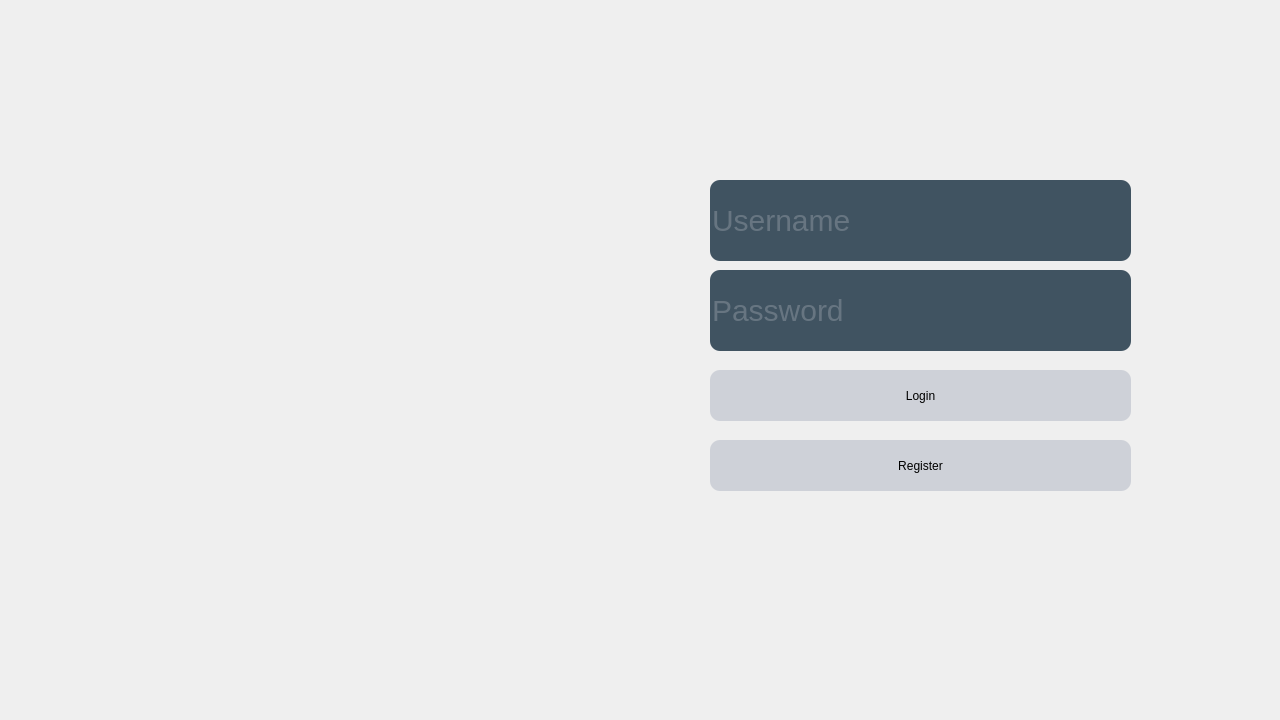
<?xml version="1.0" encoding="UTF-8"?>
<ui version="4.0">
 <class>Dialog</class>
 <widget class="QDialog" name="Dialog">
  <property name="geometry">
   <rect>
    <x>0</x>
    <y>0</y>
    <width>1280</width>
    <height>720</height>
   </rect>
  </property>
  <property name="sizePolicy">
   <sizepolicy hsizetype="Minimum" vsizetype="Fixed">
    <horstretch>0</horstretch>
    <verstretch>0</verstretch>
   </sizepolicy>
  </property>
  <property name="minimumSize">
   <size>
    <width>1280</width>
    <height>720</height>
   </size>
  </property>
  <property name="maximumSize">
   <size>
    <width>16777215</width>
    <height>16777215</height>
   </size>
  </property>
  <property name="baseSize">
   <size>
    <width>4</width>
    <height>0</height>
   </size>
  </property>
  <property name="windowTitle">
   <string>Dialog</string>
  </property>
  <property name="styleSheet">
   <string notr="true"/>
  </property>
  <layout class="QGridLayout" name="gridLayout">
   <property name="leftMargin">
    <number>0</number>
   </property>
   <property name="topMargin">
    <number>0</number>
   </property>
   <property name="rightMargin">
    <number>0</number>
   </property>
   <property name="bottomMargin">
    <number>0</number>
   </property>
   <item row="0" column="0">
    <widget class="QFrame" name="frame">
     <property name="styleSheet">
      <string notr="true">QFrame{
border:sold 10px rgba(0,0,0);
background-image: url(:/new/prefix1/image/background0.png);
}</string>
     </property>
     <property name="frameShape">
      <enum>QFrame::StyledPanel</enum>
     </property>
     <property name="frameShadow">
      <enum>QFrame::Raised</enum>
     </property>
     <widget class="QLineEdit" name="usrlineEdit">
      <property name="geometry">
       <rect>
        <x>710</x>
        <y>270</y>
        <width>421</width>
        <height>81</height>
       </rect>
      </property>
      <property name="styleSheet">
       <string notr="true">QLineEdit{
color:#8d98a1;
background-color:#405361;
font-size:30px;
border-style:outset;
border-radius:10px;
font-style:MingLiU-ExtB;
}</string>
      </property>
      <property name="inputMask">
       <string/>
      </property>
      <property name="echoMode">
       <enum>QLineEdit::Password</enum>
      </property>
      <property name="placeholderText">
       <string>Password</string>
      </property>
     </widget>
     <widget class="QPushButton" name="okButton">
      <property name="geometry">
       <rect>
        <x>710</x>
        <y>370</y>
        <width>421</width>
        <height>51</height>
       </rect>
      </property>
      <property name="styleSheet">
       <string notr="true">QPushButton{
font: 75 15pt &quot;Fixedsys&quot;;
background:#ced1d8;
border-style:outset;
border-radius:10px;
font-style:MingLiU-ExtB;
}
QPushButton:pressed{
background-color:rgb(224,0,0);
border-style:inset;
font-style:MingLiU-ExtB;
}</string>
      </property>
      <property name="text">
       <string>Login</string>
      </property>
     </widget>
     <widget class="QLineEdit" name="pwdlineEdit">
      <property name="geometry">
       <rect>
        <x>710</x>
        <y>180</y>
        <width>421</width>
        <height>81</height>
       </rect>
      </property>
      <property name="styleSheet">
       <string notr="true">QLineEdit{
color:#8d98a1;
background-color:#405361;
font-size:30px;
border-style:outset;
border-radius:10px;
font-style:MingLiU-ExtB;
}</string>
      </property>
      <property name="placeholderText">
       <string>Username</string>
      </property>
     </widget>
     <widget class="QPushButton" name="regButton">
      <property name="geometry">
       <rect>
        <x>710</x>
        <y>440</y>
        <width>421</width>
        <height>51</height>
       </rect>
      </property>
      <property name="styleSheet">
       <string notr="true">QPushButton{
font: 75 15pt &quot;Fixedsys&quot;;
background:#ced1d8;
border-style:outset;
border-radius:10px;
font-style:MingLiU-ExtB;
}
QPushButton:pressed{
background-color:rgb(224,0,0);
border-style:inset;
font-style:MingLiU-ExtB;
}</string>
      </property>
      <property name="text">
       <string>Register</string>
      </property>
     </widget>
     <widget class="QFrame" name="frame_2">
      <property name="geometry">
       <rect>
        <x>110</x>
        <y>130</y>
        <width>431</width>
        <height>411</height>
       </rect>
      </property>
      <property name="styleSheet">
       <string notr="true">image: url(:/new/prefix1/image/game.png);
</string>
      </property>
      <property name="frameShape">
       <enum>QFrame::StyledPanel</enum>
      </property>
      <property name="frameShadow">
       <enum>QFrame::Raised</enum>
      </property>
     </widget>
    </widget>
   </item>
  </layout>
 </widget>
 <resources/>
 <connections/>
</ui>
